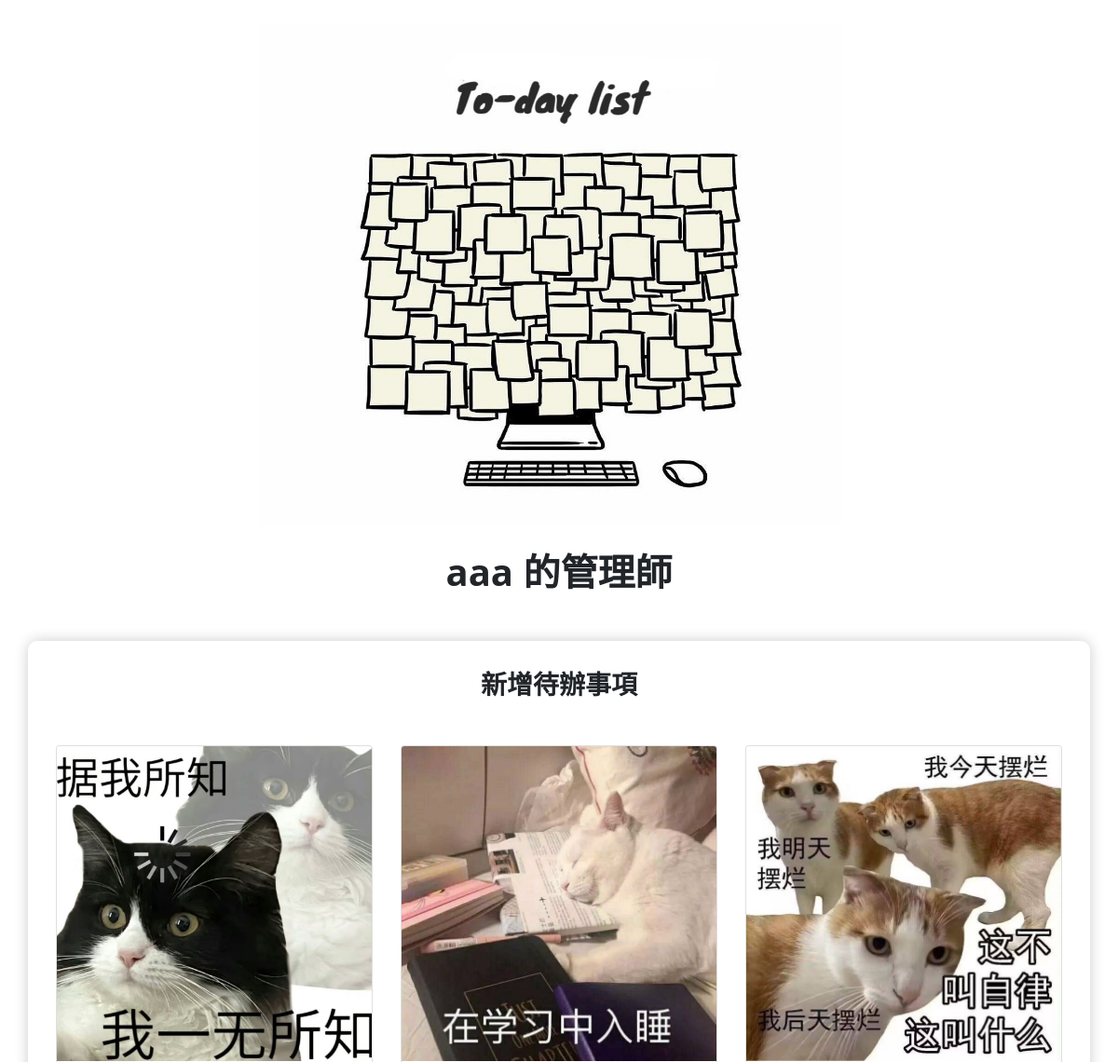
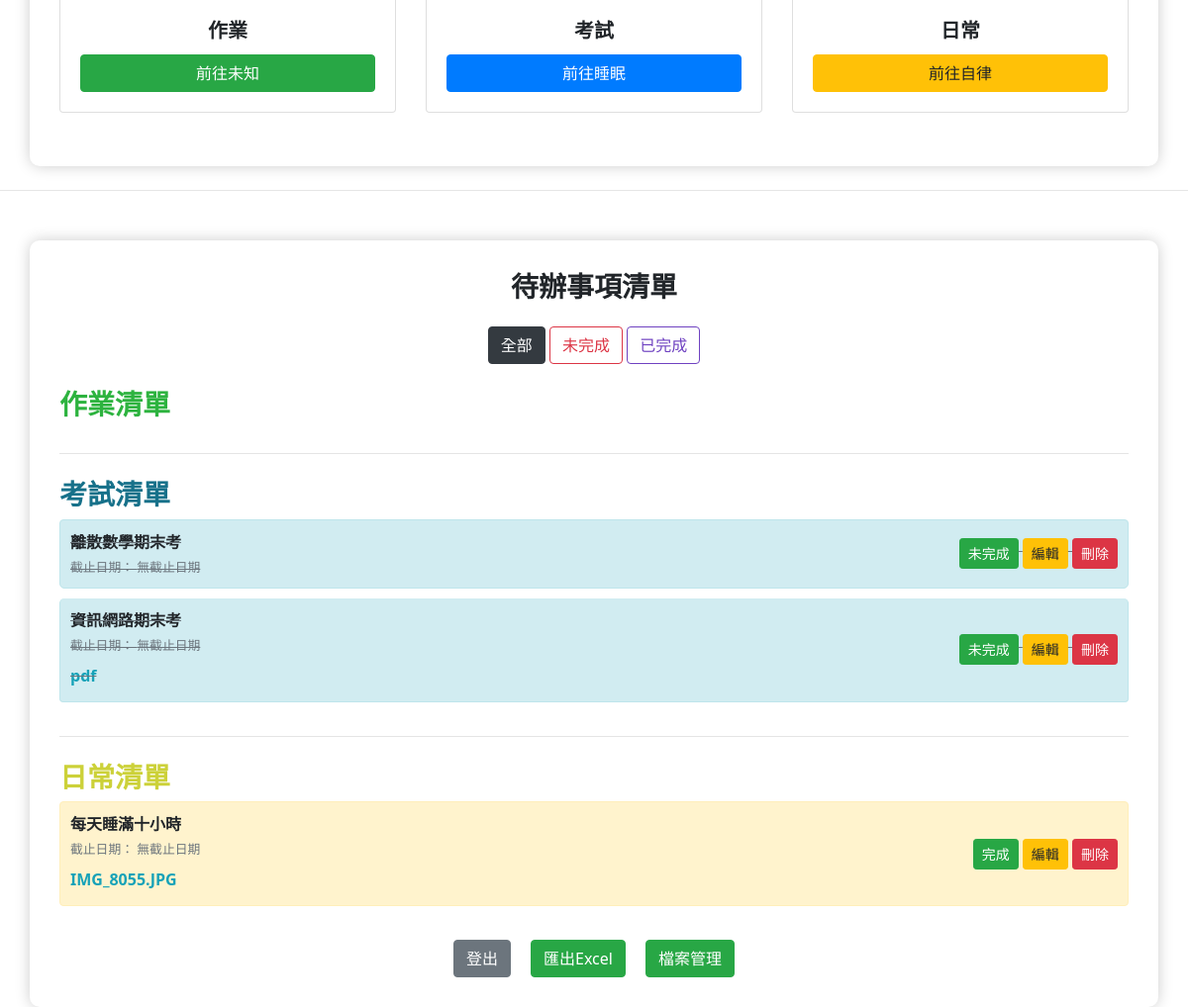
The app's page / (signed in) with its own data (2 pictures, top to bottom).
### app.py (models this page shows)
class User(db.Model):
    id = db.Column(db.Integer, primary_key=True)
    username = db.Column(db.String(150), nullable=False, unique=True)
    password = db.Column(db.String(200), nullable=False)
    todos = db.relationship('Todo', backref='user', lazy=True)

class Todo(db.Model):
    id = db.Column(db.Integer, primary_key=True)
    content = db.Column(db.String(200), nullable=False)
    completed = db.Column(db.Boolean, default=False)
    date_created = db.Column(db.DateTime, default=datetime.utcnow)
    due_date = db.Column(db.DateTime, nullable=True)
    user_id = db.Column(db.Integer, db.ForeignKey('user.id'), nullable=False)
    category = db.Column(db.String(50), nullable=False, default='日常')
    files = db.relationship('File', backref='todo', lazy=True)  # 關聯檔案

class File(db.Model):
    id = db.Column(db.Integer, primary_key=True)
    filename = db.Column(db.String(200), nullable=False)  # 檔案名稱
    filepath = db.Column(db.String(300), nullable=False)  # 檔案路徑
    todo_id = db.Column(db.Integer, db.ForeignKey('todo.id'), nullable=False)  # 關聯待辦事項
    upload_time = db.Column(db.DateTime, default=datetime.utcnow)  # 上傳時間

### app.py (the view)
@app.route('/')
def index():
    if 'user_id' not in session:
        return redirect(url_for('login'))
    user = db.session.get(User, session['user_id'])
    if not user:
        return redirect(url_for('login'))
    category = request.args.get('category', 'all')
    if category == 'completed':
        todos = Todo.query.filter_by(user_id=user.id, completed=True).order_by(Todo.due_date.asc().nulls_last(), Todo.date_created.asc()).all()
    elif category == 'incomplete':
        todos = Todo.query.filter_by(user_id=user.id, completed=False).order_by(Todo.due_date.asc().nulls_last(), Todo.date_created.asc()).all()
    else:  # 默認顯示全部
        todos = Todo.query.filter_by(user_id=user.id).order_by(Todo.due_date.asc().nulls_last(), Todo.date_created.asc()).all()
    for todo in todos:
        todo.is_overdue = todo.due_date and todo.due_date < datetime.utcnow()
    files = File.query.join(Todo, File.todo_id == Todo.id).filter(Todo.user_id == user.id).all()
    reminders = session.pop('reminder', None)
    return render_template('index.html', todos=todos, username=user.username, reminders=reminders, category=category, files=files)

### app.py (called while the page is built)
@app.before_request
def update_last_activity():
    if 'user_id' in session:
        session.permanent = True  # 設定 session 為永久，以便配合 `permanent_session_lifetime`
        session.modified = True  # 確保活動時間更新

@app.before_request
def update_last_activity():
    if 'user_id' in session:
        session.permanent = True  # 設定 session 為永久，以便配合 `permanent_session_lifetime`
        session.modified = True  # 確保活動時間更新

### templates/index.html (shortened to what this page needs)
<!DOCTYPE html>
<html lang="zh-Hant">
<head>
    <link rel="stylesheet" href="https://stackpath.bootstrapcdn.com/bootstrap/4.5.2/css/bootstrap.min.css">
</head>
<body>
    <div id="carouselExampleIndicators" class="carousel slide" data-ride="carousel" data-interval="3000">
        <ol class="carousel-indicators">
          <li data-target="#carouselExampleIndicators" data-slide-to="0" class="active"></li>
          <li data-target="#carouselExampleIndicators" data-slide-to="1"></li>
          <li data-target="#carouselExampleIndicators" data-slide-to="2"></li>
        </ol>
        <div class="carousel-inner">
          <div class="carousel-item active">
            <img src="static/images/image1.jpg" class="d-block w-100" alt="圖片 1">
          </div>
        </div>
        <a class="carousel-control-prev" href="#carouselExampleIndicators" role="button" data-slide="prev">
          <span class="carousel-control-prev-icon" aria-hidden="true"></span>
        </a>
        <a class="carousel-control-next" href="#carouselExampleIndicators" role="button" data-slide="next">
          <span class="carousel-control-next-icon" aria-hidden="true"></span>
        </a>
    </div>
    <h1 class="text-center mb-4">{{ username }} 的管理師</h1>
    <div class="container">
        <h3 class="text-center mb-4">新增待辦事項</h3>
        <div class="row justify-content-center mt-5">
            <div class="col-md-4 mb-4">
                <div class="card">
                    <img src="static/images/homework.jpg" class="card-img-top" alt="作業">
                    <div class="card-body">
                        <h5 class="card-title text-center">作業</h5>
                        <a href="/category/作業" class="btn btn-success w-100">前往未知</a>
                    </div>
                </div>
            </div>
            <div class="col-md-4 mb-4">
                <div class="card">
                    <img src="static/images/test.jpg" class="card-img-top" alt="考試">
                    <div class="card-body">
                        <h5 class="card-title text-center">考試</h5>
                        <a href="/category/考試" class="btn btn-primary w-100">前往睡眠</a>
                    </div>
                </div>
            </div>
            <div class="col-md-4 mb-4">
                <div class="card">
                    <img src="static/images/life.jpg" class="card-img-top" alt="日常">
                    <div class="card-body">
                        <h5 class="card-title text-center">日常</h5>
                        <a href="/category/日常" class="btn btn-warning w-100">前往自律</a>
                    </div>
                </div>
            </div>
        </div>
    </div>
    <hr class="my-4">
    <div class="container">
        <h3 class="text-center mb-4">待辦事項清單</h3>
        <div class="text-center mb-4">
            <a href="/?category=all" class="btn btn-outline-dark {% if category == 'all' %}active{% endif %}">全部</a>
            <a href="/?category=incomplete" class="btn btn-outline-danger {% if category == 'incomplete' %}active{% endif %}">未完成</a>
            <a href="/?category=completed" class="btn btn-outline-purple {% if category == 'completed' %}active{% endif %}">已完成</a>
        </div>
        {% macro render_category(category_name, todos) %}
        <div class="category">
            <h3 class="{% if category_name == '作業' %}text-green{% elif category_name == '考試' %}text-blue{% elif category_name == '日常' %}text-Yellow{% endif %}">
            {{ category_name }}清單
            </h3>
            <ul class="list-group">
                {% for todo in todos if todo.category == category_name %}
                {% set matched_files = (files|selectattr("todo_id", "equalto", todo.id)|list) %}
                    <li class="list-group-item todo-item category-{{ category_name }} {% if todo.completed %}completed{% endif %}">
                        <div class="d-flex justify-content-between align-items-center">
                            <div>
                                <span class="{% if todo.is_overdue %}text-danger{% else %}text-body{% endif %}">
                                    {{ todo.content }}
                                </span><br>
                                <small class="{% if todo.is_overdue %}text-danger{% else %}text-muted{% endif %}">
                                    截止日期：
                                    {% if todo.due_date %}
                                        {{ todo.due_date.strftime('%Y-%m-%d %H:%M:%S') }}
                                    {% else %}
                                        無截止日期
                                    {% endif %}
                                </small>
                                {% if matched_files|length > 0 %}
                                <div class="mt-2">
                                    {% for f in matched_files %}
                                        <a href="{{ url_for('view_file', file_id=f.id) }}" target="_blank" class="text-info d-block mb-1">
                                            {{ f.filename }}
                                        </a>
                                    {% endfor %}
                                </div>
                                {% endif %}
                            </div>
                            <div>
                                <a href="/complete/{{ todo.id }}" class="btn btn-success btn-sm">
                                    {{ '未完成' if todo.completed else '完成' }}
                                </a>
                                <a href="javascript:void(0);" class="btn btn-warning btn-sm edit-btn"
                                data-id="{{ todo.id }}" data-content="{{ todo.content }}"
                                data-due-date="{{ todo.due_date.strftime('%Y-%m-%d') if todo.due_date else '' }}"
                                data-files='[
                                {% for f in matched_files %}
                                    {"id":{{f.id}}, "filename":"{{f.filename}}"}
                                {% endfor %}
                                ]'>
                                    編輯
                                </a>
                                <a href="/delete/{{ todo.id }}" class="btn btn-danger btn-sm">刪除</a>
                            </div>
                        </div>
                    </li>
                {% endfor %}
            </ul>
        </div>
        {% endmacro %}
        {{ render_category('作業', todos) }}
        <hr class="my-4">
        {{ render_category('考試', todos) }}
        <hr class="my-4">
        {{ render_category('日常', todos) }}
    <div class="text-center mt-4">
        <a href="/logout" class="btn btn-secondary mx-2">登出</a>
        <a href="/export" class="btn btn-success mx-2">匯出Excel</a>
        <a href="/files" class="btn btn-success mx-2">檔案管理</a>
    </div>
</body>
</html>

### templates/index.html (style rules this page uses)
body { background-color: #ffffff; transition: background-color 0.3s ease; font-family: 'Noto Sans TC', sans; font-weight: 600; }
h1, h2, h3, h4, h5, h6 { font-family: 'Noto Sans TC', sans !important; font-weight: 600 !important; }
.container { margin-top: 50px; background-color: #ffffff; padding: 30px; border-radius: 10px; box-shadow: 0 0 15px rgba(0, 0, 0, 0.2); }
.todo-item { padding: 10px; border-radius: 5px; margin-bottom: 10px; }
.completed { text-decoration: line-through; color: #6c757d; }
.list-group-item.category-考試 { background-color: #d1ecf1; border-color: #bee5eb; }
.list-group-item.category-日常 { background-color: #fff3cd; border-color: #ffeeba; }
.text-blue { color: rgb(23, 113, 138); }
.text-green { color: rgb(45, 179, 63); }
.text-Yellow { color: rgb(204, 209, 57); }
.btn-outline-purple { color: #6f42c1; border-color: #6f42c1; }
.carousel-inner img { width: 80%; max-height: 550px; object-fit: over; }
.carousel { padding: 25px 150px; border-radius: 20px; overflow: hidden; }
.carousel-inner { border-radius: 20px; }
.carousel-item img { width: 100%; border-radius: 20px; }

### records on screen
User: username "aaa"
Todo: content "離散數學期末考", shows "無截止日期", completed "未完成"
Todo: content "資訊網路期末考", shows "無截止日期", completed "未完成"
File: filename "pdf"
Todo: content "每天睡滿十小時", shows "無截止日期", completed "完成"
File: filename "IMG_8055.JPG"

### other values on screen
{{ category_name }} "作業 考試 日常"
